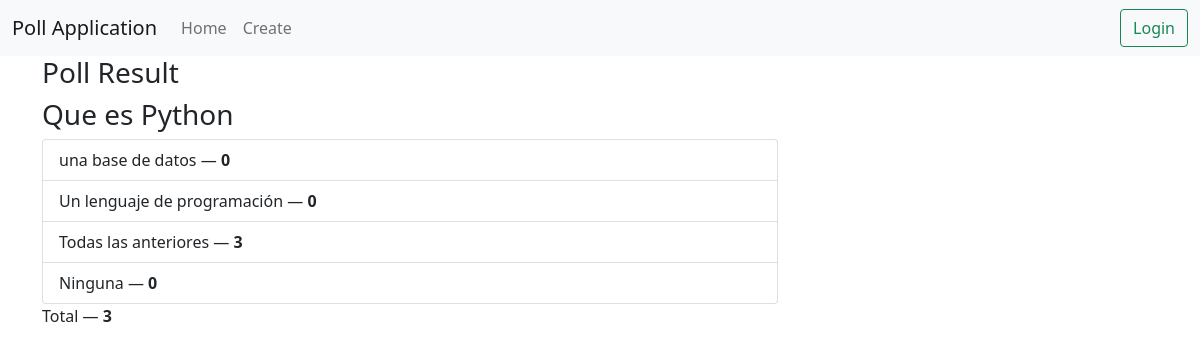
Page /results/34/ on the committed database.
### pollsapp/models.py (models this page shows, shortened)
class Poll(models.Model):
    question = models.TextField()
    option_one = models.CharField(max_length=30)
    option_two = models.CharField(max_length=30)
    option_three = models.CharField(max_length=30)
    option_four = models.CharField(max_length=30)
    option_one_count = models.IntegerField(default=0)
    option_two_count = models.IntegerField(default=0)
    option_three_count = models.IntegerField(default=0)
    option_four_count = models.IntegerField(default=0)
    def total(self):
            return self.option_one_count + self.option_two_count + self.option_three_count + self.option_four_count

### pollsapp/views.py (the view)
# urls.py: path('results/<poll_id>/', poll_views.results, name='results'),
def results(request, poll_id):
    poll = Poll.objects.get(pk=poll_id)
    context = {
        'poll' : poll
    }
    return render(request, 'poll/results.html', context)

### pollsapp/templates/poll/results.html (shortened to what this page needs)
{% extends "poll/base.html" %}
{% block main %}
<div class="row">
    <div class="col-lg-8 col-lg-offset-2">
        <div class="panel panel-default">
            <div class="panel-heading">
                <h3 class="panel-title">Poll Result</h3>
            </div>
            <div class="panel-body">
                <h3>{{ poll.question }}</h3>
            </div>
            <ul class="list-group">
                <li class="list-group-item">{{ poll.option_one }} &mdash; <strong>{{ poll.option_one_count }}</strong></li>
                <li class="list-group-item">{{ poll.option_two }} &mdash; <strong>{{ poll.option_two_count }}</strong></li>
                <li class="list-group-item">{{ poll.option_three }} &mdash; <strong>{{ poll.option_three_count }}</strong></li>
                <li class="list-group-item">{{ poll.option_four }} &mdash; <strong>{{ poll.option_four_count }}</strong></li>
            </ul>
            <div class="panel-footer">
                Total &mdash; <strong>{{ poll.total }}</strong>
            </div>
        </div>
    </div>
</div>
{% endblock %}

### rows in the picture
Poll: question "Que es Python", option_one "una base de datos", option_one_count "0", option_two "Un lenguaje de programación", option_two_count "0", option_three "Todas las anteriores", option_three_count "3", option_four "Ninguna", option_four_count "0", total "3"
